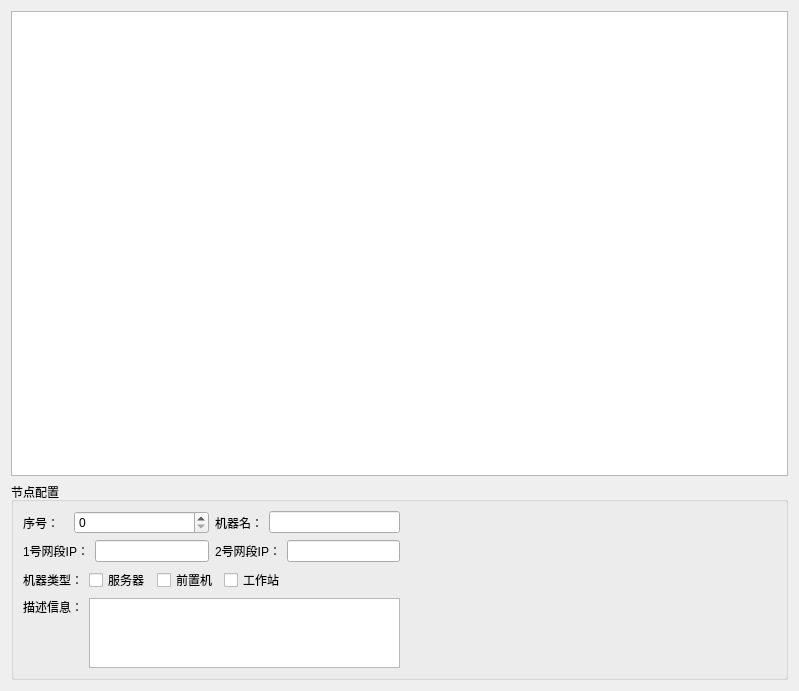
<?xml version="1.0" encoding="UTF-8"?>
<ui version="4.0">
 <class>MyJqChildWidget</class>
 <widget class="QWidget" name="MyJqChildWidget">
  <property name="geometry">
   <rect>
    <x>0</x>
    <y>0</y>
    <width>799</width>
    <height>691</height>
   </rect>
  </property>
  <property name="windowTitle">
   <string>Form</string>
  </property>
  <layout class="QHBoxLayout" name="horizontalLayout_10">
   <item>
    <layout class="QVBoxLayout" name="verticalLayout_3" stretch="10,1">
     <item>
      <widget class="QTableWidget" name="tableWidget"/>
     </item>
     <item>
      <widget class="QGroupBox" name="groupBox">
       <property name="title">
        <string>节点配置</string>
       </property>
       <layout class="QHBoxLayout" name="horizontalLayout_9">
        <item>
         <layout class="QVBoxLayout" name="verticalLayout_2">
          <item>
           <layout class="QHBoxLayout" name="horizontalLayout_7" stretch="1,1">
            <item>
             <layout class="QHBoxLayout" name="horizontalLayout" stretch="1,3">
              <item>
               <widget class="QLabel" name="label">
                <property name="text">
                 <string>序号：</string>
                </property>
               </widget>
              </item>
              <item>
               <widget class="QSpinBox" name="spinBox"/>
              </item>
             </layout>
            </item>
            <item>
             <layout class="QHBoxLayout" name="horizontalLayout_3" stretch="1,3">
              <item>
               <widget class="QLabel" name="label_3">
                <property name="text">
                 <string>机器名：</string>
                </property>
               </widget>
              </item>
              <item>
               <widget class="QLineEdit" name="name"/>
              </item>
             </layout>
            </item>
           </layout>
          </item>
          <item>
           <layout class="QHBoxLayout" name="horizontalLayout_8" stretch="1,1">
            <item>
             <layout class="QHBoxLayout" name="horizontalLayout_2" stretch="1,3">
              <item>
               <widget class="QLabel" name="label_2">
                <property name="text">
                 <string>1号网段IP：</string>
                </property>
               </widget>
              </item>
              <item>
               <widget class="QLineEdit" name="ip1"/>
              </item>
             </layout>
            </item>
            <item>
             <layout class="QHBoxLayout" name="horizontalLayout_4" stretch="1,3">
              <item>
               <widget class="QLabel" name="label_4">
                <property name="text">
                 <string>2号网段IP：</string>
                </property>
               </widget>
              </item>
              <item>
               <widget class="QLineEdit" name="ip2"/>
              </item>
             </layout>
            </item>
           </layout>
          </item>
          <item>
           <layout class="QHBoxLayout" name="horizontalLayout_5" stretch="1,1,1,1,4">
            <item>
             <widget class="QLabel" name="label_5">
              <property name="text">
               <string>机器类型：</string>
              </property>
             </widget>
            </item>
            <item>
             <widget class="QCheckBox" name="checkBox">
              <property name="text">
               <string>服务器</string>
              </property>
             </widget>
            </item>
            <item>
             <widget class="QCheckBox" name="checkBox_2">
              <property name="text">
               <string>前置机</string>
              </property>
             </widget>
            </item>
            <item>
             <widget class="QCheckBox" name="checkBox_3">
              <property name="text">
               <string>工作站</string>
              </property>
             </widget>
            </item>
            <item>
             <spacer name="horizontalSpacer">
              <property name="orientation">
               <enum>Qt::Horizontal</enum>
              </property>
              <property name="sizeHint" stdset="0">
               <size>
                <width>40</width>
                <height>20</height>
               </size>
              </property>
             </spacer>
            </item>
           </layout>
          </item>
          <item>
           <layout class="QHBoxLayout" name="horizontalLayout_6">
            <item>
             <layout class="QVBoxLayout" name="verticalLayout">
              <item>
               <widget class="QLabel" name="label_6">
                <property name="text">
                 <string>描述信息：</string>
                </property>
               </widget>
              </item>
              <item>
               <spacer name="verticalSpacer">
                <property name="orientation">
                 <enum>Qt::Vertical</enum>
                </property>
                <property name="sizeHint" stdset="0">
                 <size>
                  <width>20</width>
                  <height>40</height>
                 </size>
                </property>
               </spacer>
              </item>
             </layout>
            </item>
            <item>
             <widget class="QTextEdit" name="info"/>
            </item>
           </layout>
          </item>
         </layout>
        </item>
        <item>
         <spacer name="horizontalSpacer_2">
          <property name="orientation">
           <enum>Qt::Horizontal</enum>
          </property>
          <property name="sizeHint" stdset="0">
           <size>
            <width>40</width>
            <height>20</height>
           </size>
          </property>
         </spacer>
        </item>
       </layout>
      </widget>
     </item>
    </layout>
   </item>
  </layout>
 </widget>
 <resources/>
 <connections/>
</ui>
